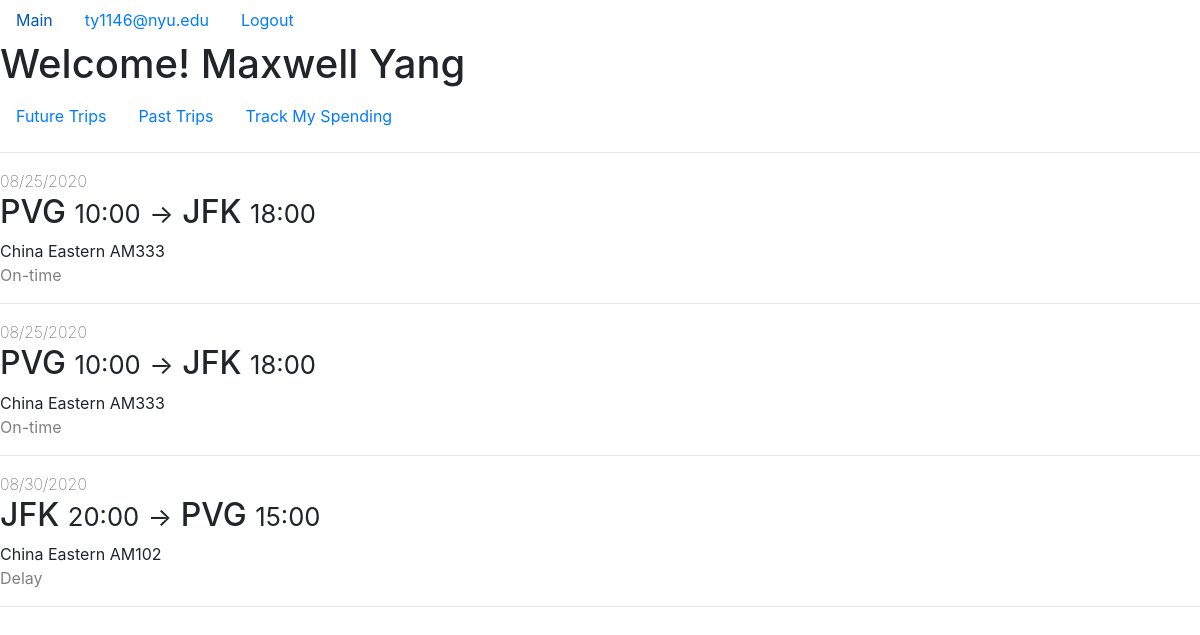
Screenshot of /customerFutureFlights (signed in) with the database file from the repository.
### app/models.py (models this page shows, shortened)
class Customer(db.Model, UserMixin):
    email = db.Column(db.String(120), primary_key=True)
    password = db.Column(db.String(60), nullable=False)
    name = db.Column(db.String(100), nullable=False)
    building = db.Column(db.String(20), nullable=False)
    street = db.Column(db.String(20), nullable=False)
    city = db.Column(db.String(20), nullable=False)
    state = db.Column(db.String(20), nullable=False)
    phone = db.Column(db.String(20), nullable=False)
    passport_number = db.Column(db.String(20),nullable=False)
    passport_expire = db.Column(db.Date, nullable=False)
    passport_country = db.Column(db.String(20), nullable=False)
    date_of_birth = db.Column(db.Date, nullable=False)
    tickets = db.relationship("Ticket", backref="customer", lazy=True)
    def get_id(self):
        return self.email
    def get_user_type(self):
        return "Customer"

class Flight(db.Model):
    flight_num = db.Column(db.String(5), primary_key=True)
    depart_datetime = db.Column(db.DateTime, primary_key=True)
    airline_name = db.Column(db.String(20),
                             db.ForeignKey("airplane.airline_name"),
                             primary_key=True)
    depart_airport = db.Column(db.String(20),
                               db.ForeignKey("airport.name"),
                               nullable=False)
    arrival_datetime = db.Column(db.DateTime, nullable=False)
    arrival_airport = db.Column(db.String(20),
                                db.ForeignKey("airport.name"),
                                nullable=False)
    base_price = db.Column(db.Integer, nullable=False)
    airplane_id = db.Column(db.String(5),
                            db.ForeignKey("airplane.id"),
                            nullable=False)
    status = db.Column(db.String(10), nullable=False)
    tickets = db.relationship("Ticket",
                              backref="flight",
                              lazy=True,
                              primaryjoin='''and_(Flight.flight_num==Ticket.flight_num,
                                            Flight.depart_datetime==Ticket.depart_datetime,
                                            Flight.airline_name==Ticket.airline_name)''')

### app/routes.py (the view)
@app.route("/customerFutureFlights", methods=["GET"])
@login_required
def customer_future_flights():
    if (current_user.get_user_type() == "Staff"):
        return redirect(url_for("staff_future_flights"))
    all_tickets = Ticket.query.filter(
        Ticket.customer_email==current_user.email,
        Ticket.depart_datetime > datetime.datetime.now()
    ).order_by(Ticket.depart_datetime).all()
    flights = [ticket.flight for ticket in all_tickets]
    return render_template("customer_future_flights.html", flights=flights)

### app/models.py (called while the page is built)
@login_manager.user_loader
def load_user(user_id):
    result = Staff.query.get(user_id)
    if (result is None):
        return Customer.query.get(user_id)
    else:
        return result

### app/templates/customer_future_flights.html (shortened to what this page needs)
{% extends "customer_layout.html" %}
{% block home_content %}
    <hr>
    {% for flight in flights %}
        <div>
            <span style="font-weight:lighter">{{ flight.depart_datetime.strftime("%m/%d/%Y") }}</span><br>
            <h2>
                {{ flight.depart_airport }}
                <small>{{ flight.depart_datetime.strftime("%H:%M") }}</small>
                <small>-></small>
                {{ flight.arrival_airport }}
                <small>{{ flight.arrival_datetime.strftime("%H:%M") }}</small>
            </h2>
            <span>{{ flight.airline_name }} {{ flight.airplane_id }}</span><br>
            <span style="color:gray">{{ flight.status }}</span><br>
        </div>
        <hr>
    {% endfor %}
{% endblock %}

### app/templates/customer_layout.html
{% extends "layout.html" %}
{% block content %}
    <h1>Welcome! {{ current_user.name }}</h1>
    <ul class="nav">
        <li class="nav-item">
            <a class="nav-link" href="{{ url_for('customer_future_flights') }}"">Future Trips</a>
        </li>
        <li class="nav-item">
            <a class="nav-link" href="{{ url_for('customer_past_flights') }}">Past Trips</a>
        </li>
        <li>
            <a class="nav-link" href="{{ url_for('spending_track') }}">Track My Spending</a>
        </li>
    </ul>
    {% block home_content %}{% endblock %}
{% endblock content %}

### app/templates/layout.html (shortened to what this page needs)
<!DOCTYPE html>
<html lang="en">
<head>
    <link rel="stylesheet" href="https://stackpath.bootstrapcdn.com/bootstrap/4.4.1/css/bootstrap.min.css">
    <link rel="stylesheet" href="https://cdnjs.cloudflare.com/ajax/libs/Chart.js/2.9.3/Chart.min.css" />
</head>
<body>
    <ul class="nav">
        <li class="nav-item">
            <a class="nav-link" href="{{ url_for('home') }}">Main</a>
        </li>
        {% if current_user.is_authenticated %}
            <li class="nav-item">
                {% if current_user.get_user_type() == "Customer" %}
                    <a class="nav-link" href="{{ url_for('customer_future_flights') }}">{{ current_user.get_id() }}</a>
                {% else %}
                    <a class="nav-link" href="{{ url_for('staff_flights') }}">{{ current_user.get_id() }}</a>
                {% endif %}
            </li>
            <li class="nav-item">
                <a class="nav-link" href="{{ url_for('logout') }}">Logout</a>
            </li>
        {% endif %}
    </ul>
    {% block content %}{% endblock %}
</body>
</html>

### rows the page displays
Customer: get_id "ty1146@nyu.edu", name "Maxwell Yang"
Flight: depart_datetime "08/25/2020", depart_airport "PVG", depart_datetime "10:00", arrival_airport "JFK", arrival_datetime "18:00", airline_name "China Eastern", airplane_id "AM333", status "On-time"
Flight: depart_datetime "08/30/2020", depart_airport "JFK", depart_datetime "20:00", arrival_airport "PVG", arrival_datetime "15:00", airline_name "China Eastern", airplane_id "AM102", status "Delay"
